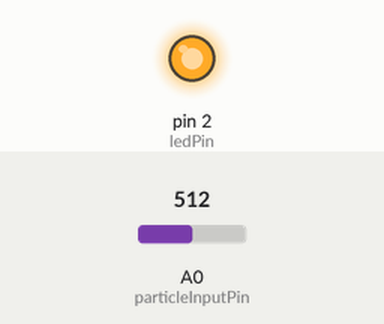
Recording of a sketch running on a simulated Arduino Uno, built with avr-gcc and run on an emulated ATmega328P. Parts: output pins drawn as LEDs (lit = HIGH). The inputs (shaded band) are chosen by the test bench; at power-on: A0 (particleInputPin) = 512. What the sketch prints to the serial monitor is not drawn.

Above: at 0.1 s.
Timing chart, 0 to 1.6 s (numbered marks = the images above):
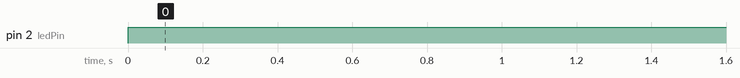

Measured:
- by itself, pin 2 (ledPin): LOW → HIGH at 0.00 s

The sketch:

pm25sketch.ino
```cpp
// pin mapping
int particleInputPin = 0;
int ledPin = 2;

// timing variables
int delayTimeOutputPulse = 280;
int delayTimePulseWaveEnd = 40;
float waitTime = 9680;
int i = 0;


float voMeasured = 0;
float voltage = 0;
float dustDensity = 0;
float dustDensityAvg = 0;

void setup() {
  Serial.begin(9600);
  pinMode(ledPin, OUTPUT);
}

void loop() {
  digitalWrite(ledPin, LOW); // power on the LED
  delayMicroseconds(delayTimeOutputPulse);
  voMeasured = analogRead(particleInputPin); // read the dust value
  delayMicroseconds(delayTimePulseWaveEnd);
  digitalWrite(ledPin, HIGH); // turn the LED off
  delayMicroseconds(waitTime);
  voltage = voMeasured * (5.0/1024);
  // µg/m³
  dustDensity = ((0.1648 * voMeasured * (5.0/1024)) - 0.0923)*1000;
  if(dustDensity < 0){
    dustDensity = 0;
  }
  dustDensityAvg += dustDensity;
  delay(10000);
  i++;
  if(i%6==0){
    char avgDustStr[25];
    //avg dust density (µg/m³) / min
    dtostrf((dustDensityAvg / (i*1.0)),4,8,avgDustStr);
    Serial.println(avgDustStr);
    i=0;
    dustDensityAvg=0;
  }
}
```
